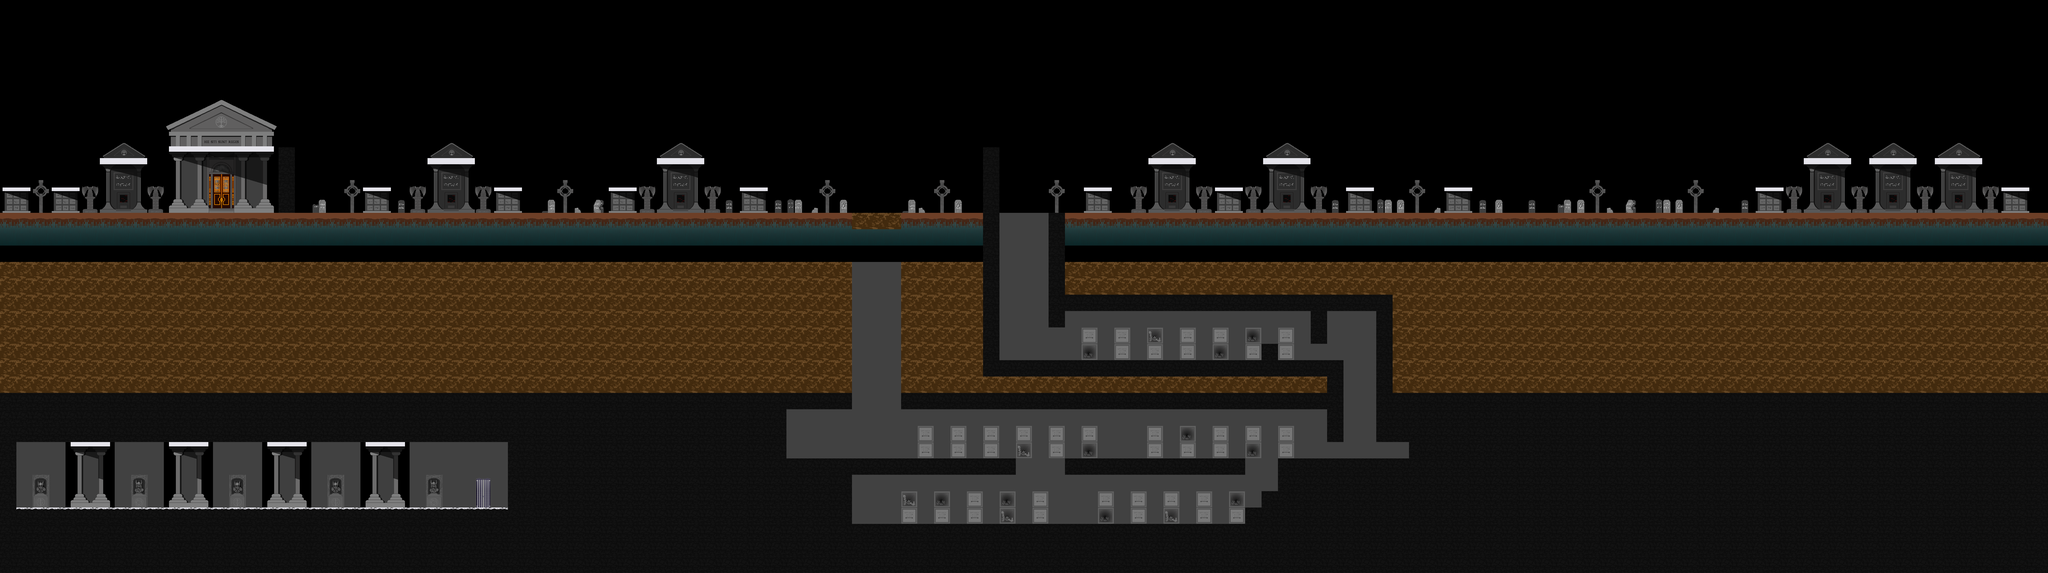

Tiled map render using the project's own tile images. Description and the map definition, with tile-layer contents summarised, below:
An orthogonal 125x35 tile map with 64x64 px tiles, 2 tile layers (derriere, solides), 1 hidden layer not drawn and 102 objects (escalier, checkPoint4, checkPoint3, checkPoint1, checkPoint2, ...).

<map version="1.4" tiledversion="1.4.3" orientation="orthogonal" renderorder="right-down" width="125" height="35" tilewidth="64" tileheight="64" infinite="0" nextlayerid="37" nextobjectid="162">
 <tileset firstgid="1" name="tableauTiledTilesetCimetiere2" tilewidth="64" tileheight="64" tilecount="168" columns="21">
  <image source="tableauTiledTilesetCimetiere2.png" width="1344" height="512" />
  <tile id="0">
   <properties>
    <property name="collides" type="bool" value="true" />
   </properties>
  </tile>
  <tile id="1">
   <properties>
    <property name="collides" type="bool" value="false" />
   </properties>
  </tile>
  <tile id="2">
   <properties>
    <property name="collides" type="bool" value="false" />
   </properties>
  </tile>
  <tile id="3">
   <properties>
    <property name="collides" type="bool" value="false" />
   </properties>
  </tile>
  <tile id="4">
   <properties>
    <property name="collides" type="bool" value="false" />
   </properties>
  </tile>
  <tile id="5">
   <properties>
    <property name="collides" type="bool" value="true" />
   </properties>
  </tile>
  <tile id="6">
   <properties>
    <property name="collides" type="bool" value="true" />
   </properties>
  </tile>
  <tile id="7">
   <properties>
    <property name="collides" type="bool" value="false" />
   </properties>
  </tile>
  <tile id="8">
   <properties>
    <property name="collides" type="bool" value="false" />
   </properties>
  </tile>
  <tile id="9">
   <properties>
    <property name="collides" type="bool" value="false" />
   </properties>
  </tile>
  <tile id="10">
   <properties>
    <property name="collides" type="bool" value="true" />
   </properties>
  </tile>
  <tile id="11">
   <properties>
    <property name="collides" type="bool" value="true" />
   </properties>
  </tile>
  <tile id="12">
   <properties>
    <property name="collides" type="bool" value="false" />
   </properties>
  </tile>
  <tile id="13">
   <properties>
    <property name="collides" type="bool" value="false" />
   </properties>
  </tile>
  <tile id="14">
   <properties>
    <property name="collides" type="bool" value="false" />
   </properties>
  </tile>
  <tile id="15">
   <properties>
    <property name="collides" type="bool" value="false" />
   </properties>
  </tile>
  <tile id="16">
   <properties>
    <property name="collides" type="bool" value="false" />
   </properties>
  </tile>
  <tile id="17">
   <properties>
    <property name="collides" type="bool" value="false" />
   </properties>
  </tile>
  <tile id="18">
   <properties>
    <property name="collides" type="bool" value="false" />
   </properties>
  </tile>
  <tile id="21">
   <properties>
    <property name="collides" type="bool" value="false" />
   </properties>
  </tile>
  <tile id="22">
   <properties>
    <property name="collides" type="bool" value="false" />
   </properties>
  </tile>
  <tile id="23">
   <properties>
    <property name="collides" type="bool" value="false" />
   </properties>
  </tile>
  <tile id="24">
   <properties>
    <property name="collides" type="bool" value="false" />
   </properties>
  </tile>
  <tile id="25">
   <properties>
    <property name="collides" type="bool" value="false" />
   </properties>
  </tile>
  <tile id="26">
   <properties>
    <property name="collides" type="bool" value="false" />
   </properties>
  </tile>
  <tile id="27">
   <properties>
    <property name="collides" type="bool" value="false" />
   </properties>
  </tile>
  <tile id="28">
   <properties>
    <property name="collides" type="bool" value="false" />
   </properties>
  </tile>
  <tile id="29">
   <properties>
    <property name="collides" type="bool" value="false" />
   </properties>
  </tile>
  <tile id="30">
   <properties>
    <property name="collides" type="bool" value="false" />
   </properties>
  </tile>
  <tile id="31">
   <properties>
    <property name="collides" type="bool" value="true" />
   </properties>
  </tile>
  <tile id="32">
   <properties>
    <property name="collides" type="bool" value="true" />
   </properties>
  </tile>
  <tile id="33">
   <properties>
    <property name="collides" type="bool" value="false" />
   </properties>
  </tile>
  <tile id="34">
   <properties>
    <property name="collides" type="bool" value="false" />
   </properties>
  </tile>
  <tile id="35">
   <properties>
    <property name="collides" type="bool" value="false" />
   </properties>
  </tile>
  <tile id="36">
   <properties>
    <property name="collides" type="bool" value="false" />
   </properties>
  </tile>
  <tile id="37">
   <properties>
    <property name="collides" type="bool" value="false" />
   </properties>
  </tile>
  <tile id="38">
   <properties>
    <property name="collides" type="bool" value="false" />
   </properties>
  </tile>
  <tile id="39">
   <properties>
    <property name="collides" type="bool" value="false" />
   </properties>
  </tile>
  <tile id="42">
   <properties>
    <property name="collides" type="bool" value="false" />
   </properties>
  </tile>
  <tile id="43">
   <properties>
    <property name="collides" type="bool" value="false" />
   </properties>
  </tile>
  <tile id="44">
   <properties>
    <property name="collides" type="bool" value="false" />
   </properties>
  </tile>
  <tile id="45">
   <properties>
    <property name="collides" type="bool" value="false" />
   </properties>
  </tile>
  <tile id="46">
   <properties>
    <property name="collides" type="bool" value="false" />
   </properties>
  </tile>
  <tile id="47">
   <properties>
    <property name="collides" type="bool" value="true" />
   </properties>
  </tile>
  <tile id="48">
   <properties>
    <property name="collides" type="bool" value="false" />
   </properties>
  </tile>
  <tile id="49">
   <properties>
    <property name="collides" type="bool" value="false" />
   </properties>
  </tile>
  <tile id="50">
   <properties>
    <property name="collides" type="bool" value="false" />
   </properties>
  </tile>
  <tile id="51">
   <properties>
    <property name="collides" type="bool" value="false" />
   </properties>
  </tile>
  <tile id="52">
   <properties>
    <property name="collides" type="bool" value="false" />
   </properties>
  </tile>
  <tile id="53">
   <properties>
    <property name="collides" type="bool" value="false" />
   </properties>
  </tile>
  <tile id="54">
   <properties>
    <property name="collides" type="bool" value="false" />
   </properties>
  </tile>
  <tile id="55">
   <properties>
    <property name="collides" type="bool" value="false" />
   </properties>
  </tile>
  <tile id="56">
   <properties>
    <property name="collides" type="bool" value="false" />
   </properties>
  </tile>
  <tile id="57">
   <properties>
    <property name="collides" type="bool" value="false" />
   </properties>
  </tile>
  <tile id="58">
   <properties>
    <property name="collides" type="bool" value="false" />
   </properties>
  </tile>
  <tile id="59">
   <properties>
    <property name="collides" type="bool" value="false" />
   </properties>
  </tile>
  <tile id="60">
   <properties>
    <property name="collides" type="bool" value="false" />
   </properties>
  </tile>
  <tile id="63">
   <properties>
    <property name="collides" type="bool" value="false" />
   </properties>
  </tile>
  <tile id="64">
   <properties>
    <property name="collides" type="bool" value="false" />
   </properties>
  </tile>
  <tile id="65">
   <properties>
    <property name="collides" type="bool" value="false" />
   </properties>
  </tile>
  <tile id="66">
   <properties>
    <property name="collides" type="bool" value="false" />
   </properties>
  </tile>
  <tile id="67">
   <properties>
    <property name="collides" type="bool" value="false" />
   </properties>
  </tile>
  <tile id="68">
   <properties>
    <property name="collides" type="bool" value="true" />
   </properties>
  </tile>
  <tile id="69">
   <properties>
    <property name="collides" type="bool" value="true" />
   </properties>
  </tile>
  <tile id="70">
   <properties>
    <property name="collides" type="bool" value="true" />
   </properties>
  </tile>
  <tile id="71">
   <properties>
    <property name="collides" type="bool" value="true" />
   </properties>
  </tile>
  <tile id="72">
   <properties>
    <property name="collides" type="bool" value="true" />
   </properties>
  </tile>
  <tile id="73">
   <properties>
    <property name="collides" type="bool" value="true" />
   </properties>
  </tile>
  <tile id="74">
   <properties>
    <property name="collides" type="bool" value="false" />
   </properties>
  </tile>
  <tile id="75">
   <properties>
    <property name="collides" type="bool" value="false" />
   </properties>
  </tile>
  <tile id="76">
   <properties>
    <property name="collides" type="bool" value="false" />
   </properties>
  </tile>
  <tile id="77">
   <properties>
    <property name="collides" type="bool" value="false" />
   </properties>
  </tile>
  <tile id="78">
   <properties>
    <property name="collides" type="bool" value="false" />
   </properties>
  </tile>
  <tile id="79">
   <properties>
    <property name="collides" type="bool" value="false" />
   </properties>
  </tile>
  <tile id="80">
   <properties>
    <property name="collides" type="bool" value="false" />
   </properties>
  </tile>
  <tile id="81">
   <properties>
    <property name="collides" type="bool" value="false" />
   </properties>
  </tile>
  <tile id="84">
   <properties>
    <property name="collides" type="bool" value="false" />
   </properties>
  </tile>
  <tile id="85">
   <properties>
    <property name="collides" type="bool" value="false" />
   </properties>
  </tile>
  <tile id="86">
   <properties>
    <property name="collides" type="bool" value="false" />
   </properties>
  </tile>
  <tile id="87">
   <properties>
    <property name="collides" type="bool" value="false" />
   </properties>
  </tile>
  <tile id="88">
   <properties>
    <property name="collides" type="bool" value="false" />
   </properties>
  </tile>
  <tile id="89">
   <properties>
    <property name="collides" type="bool" value="false" />
   </properties>
  </tile>
  <tile id="90">
   <properties>
    <property name="collides" type="bool" value="true" />
   </properties>
  </tile>
  <tile id="91">
   <properties>
    <property name="collides" type="bool" value="true" />
   </properties>
  </tile>
  <tile id="92">
   <properties>
    <property name="collides" type="bool" value="true" />
   </properties>
  </tile>
  <tile id="93">
   <properties>
    <property name="collides" type="bool" value="true" />
   </properties>
  </tile>
  <tile id="94">
   <properties>
    <property name="collides" type="bool" value="true" />
   </properties>
  </tile>
  <tile id="95">
   <properties>
    <property name="collides" type="bool" value="false" />
   </properties>
  </tile>
  <tile id="96">
   <properties>
    <property name="collides" type="bool" value="false" />
   </properties>
  </tile>
  <tile id="97">
   <properties>
    <property name="collides" type="bool" value="false" />
   </properties>
  </tile>
  <tile id="98">
   <properties>
    <property name="collides" type="bool" value="false" />
   </properties>
  </tile>
  <tile id="99">
   <properties>
    <property name="collides" type="bool" value="false" />
   </properties>
  </tile>
  <tile id="100">
   <properties>
    <property name="collides" type="bool" value="false" />
   </properties>
  </tile>
  <tile id="101">
   <properties>
    <property name="collides" type="bool" value="false" />
   </properties>
  </tile>
  <tile id="102">
   <properties>
    <property name="collides" type="bool" value="false" />
   </properties>
  </tile>
  <tile id="105">
   <properties>
    <property name="collides" type="bool" value="false" />
   </properties>
  </tile>
  <tile id="106">
   <properties>
    <property name="collides" type="bool" value="false" />
   </properties>
  </tile>
  <tile id="107">
   <properties>
    <property name="collides" type="bool" value="false" />
   </properties>
  </tile>
  <tile id="108">
   <properties>
    <property name="collides" type="bool" value="false" />
   </properties>
  </tile>
  <tile id="109">
   <properties>
    <property name="collides" type="bool" value="false" />
   </properties>
  </tile>
  <tile id="110">
   <properties>
    <property name="collides" type="bool" value="false" />
   </properties>
  </tile>
  <tile id="111">
   <properties>
    <property name="collides" type="bool" value="false" />
   </properties>
  </tile>
  <tile id="112">
   <properties>
    <property name="collides" type="bool" value="false" />
   </properties>
  </tile>
  <tile id="113">
   <properties>
    <property name="collides" type="bool" value="false" />
   </properties>
  </tile>
  <tile id="114">
   <properties>
    <property name="collides" type="bool" value="false" />
   </properties>
  </tile>
  <tile id="115">
   <properties>
    <property name="collides" type="bool" value="false" />
   </properties>
  </tile>
  <tile id="116">
   <properties>
    <property name="collides" type="bool" value="false" />
   </properties>
  </tile>
  <tile id="117">
   <properties>
    <property name="collides" type="bool" value="false" />
   </properties>
  </tile>
  <tile id="118">
   <properties>
    <property name="collides" type="bool" value="false" />
   </properties>
  </tile>
  <tile id="119">
   <properties>
    <property name="collides" type="bool" value="false" />
   </properties>
  </tile>
  <tile id="120">
   <properties>
    <property name="collides" type="bool" value="false" />
   </properties>
  </tile>
  <tile id="121">
   <properties>
    <property name="collides" type="bool" value="false" />
   </properties>
  </tile>
  <tile id="122">
   <properties>
    <property name="collides" type="bool" value="false" />
   </properties>
  </tile>
  <tile id="123">
   <properties>
    <property name="collides" type="bool" value="false" />
   </properties>
  </tile>
  <tile id="126">
   <properties>
    <property name="collides" type="bool" value="false" />
   </properties>
  </tile>
  <tile id="127">
   <properties>
    <property name="collides" type="bool" value="false" />
   </properties>
  </tile>
  <tile id="128">
   <properties>
    <property name="collides" type="bool" value="false" />
   </properties>
  </tile>
  <tile id="129">
   <properties>
    <property name="collides" type="bool" value="false" />
   </properties>
  </tile>
  <tile id="130">
   <properties>
    <property name="collides" type="bool" value="false" />
   </properties>
  </tile>
  <tile id="131">
   <properties>
    <property name="collides" type="bool" value="false" />
   </properties>
  </tile>
  <tile id="132">
   <properties>
    <property name="collides" type="bool" value="false" />
   </properties>
  </tile>
  <tile id="133">
   <properties>
    <property name="collides" type="bool" value="false" />
   </properties>
  </tile>
  <tile id="134">
   <properties>
    <property name="collides" type="bool" value="false" />
   </properties>
  </tile>
  <tile id="135">
   <properties>
    <property name="collides" type="bool" value="false" />
   </properties>
  </tile>
  <tile id="136">
   <properties>
    <property name="collides" type="bool" value="false" />
   </properties>
  </tile>
  <tile id="137">
   <properties>
    <property name="collides" type="bool" value="false" />
   </properties>
  </tile>
  <tile id="138">
   <properties>
    <property name="collides" type="bool" value="false" />
   </properties>
  </tile>
  <tile id="139">
   <properties>
    <property name="collides" type="bool" value="false" />
   </properties>
  </tile>
  <tile id="140">
   <properties>
    <property name="collides" type="bool" value="false" />
   </properties>
  </tile>
  <tile id="141">
   <properties>
    <property name="collides" type="bool" value="false" />
   </properties>
  </tile>
  <tile id="142">
   <properties>
    <property name="collides" type="bool" value="false" />
   </properties>
  </tile>
  <tile id="143">
   <properties>
    <property name="collides" type="bool" value="false" />
   </properties>
  </tile>
  <tile id="144">
   <properties>
    <property name="collides" type="bool" value="false" />
   </properties>
  </tile>
 </tileset>
 <layer id="3" name="devant" width="125" height="35" visible="0" locked="1">
  <data>[4375 cells, 0 non-empty, 0 distinct tile ids]</data>
 </layer>
 <layer id="2" name="derriere" width="125" height="35">
  <data>[4375 cells, 2528 non-empty, 91 distinct tile ids]</data>
 </layer>
 <layer id="1" name="solides" width="125" height="35">
  <properties>
   <property name="collides" type="bool" value="false" />
  </properties>
  <data>[4375 cells, 514 non-empty, 6 distinct tile ids]</data>
 </layer>
 <objectgroup id="17" name="escaliers">
  <object id="108" name="escalier" gid="69" x="1856" y="1984" width="64" height="64" />
 </objectgroup>
 <objectgroup id="4" name="stars">
  <object id="16" gid="70" x="576" y="1984" width="64" height="64" />
  <object id="19" gid="70" x="832" y="512" width="64" height="64" />
  <object id="22" gid="70" x="1439.5" y="823.5" width="64" height="64" />
  <object id="24" gid="70" x="2398.5" y="815" width="64" height="64" />
  <object id="27" gid="70" x="34" y="822" width="64" height="64" />
  <object id="28" gid="70" x="4766" y="822" width="64" height="64" />
  <object id="29" gid="70" x="5670" y="822" width="64" height="64" />
  <object id="30" gid="70" x="7842" y="820" width="64" height="64" />
  <object id="31" gid="70" x="1952" y="824" width="64" height="64" />
  <object id="32" gid="70" x="2912" y="818" width="64" height="64" />
  <object id="38" gid="70" x="4544" y="2048" width="64" height="64" />
  <object id="39" gid="70" x="4288" y="2048" width="64" height="64" />
  <object id="40" gid="70" x="3904" y="2048" width="64" height="64" />
  <object id="41" gid="70" x="3968" y="1792" width="64" height="64" />
  </objectgroup>
 <objectgroup id="5" name="checkPoints">
  <!-- 4 objects omitted --></objectgroup>
 <objectgroup id="6" name="flyingMonsters">
  <!-- 4 objects omitted --></objectgroup>
 <objectgroup id="7" name="zombies">
  <!-- 7 objects omitted --></objectgroup>
 <objectgroup id="20" name="bougies">
  <!-- 3 objects omitted --></objectgroup>
 <objectgroup id="32" name="bougies1">
  <!-- 2 objects omitted --></objectgroup>
 <objectgroup id="33" name="bougies2">
  <!-- 2 objects omitted --></objectgroup>
 <objectgroup id="34" name="bougies3">
  <!-- 2 objects omitted --></objectgroup>
 <objectgroup id="8" name="torches">
  <!-- 4 objects omitted --></objectgroup>
 <objectgroup id="21" name="torches1">
  <!-- 4 objects omitted --></objectgroup>
 <objectgroup id="22" name="torches2">
  <!-- 3 objects omitted --></objectgroup>
 <objectgroup id="23" name="torches3">
  <!-- 2 objects omitted --></objectgroup>
 <objectgroup id="24" name="torches4">
  <!-- 1 objects omitted --></objectgroup>
 <objectgroup id="25" name="torches5">
  <!-- 1 objects omitted --></objectgroup>
 <objectgroup id="26" name="torches6">
  <!-- 1 objects omitted --></objectgroup>
 <objectgroup id="28" name="torches7">
  <!-- 1 objects omitted --></objectgroup>
 <objectgroup id="29" name="torches8">
  <!-- 1 objects omitted --></objectgroup>
 <objectgroup id="9" name="aurore" />
 <objectgroup id="16" name="rocheQuiRoule">
  <!-- 2 objects omitted --></objectgroup>
 <objectgroup id="10" name="vase">
  <!-- 12 objects omitted --></objectgroup>
 <objectgroup id="18" name="solFragilePierre">
  <!-- 3 objects omitted --></objectgroup>
 <objectgroup id="15" name="solFragile">
  <!-- 3 objects omitted --></objectgroup>
 <objectgroup id="11" name="bossSpectre">
  <!-- 1 objects omitted --></objectgroup>
 <objectgroup id="12" name="sacdos" />
 <objectgroup id="13" name="spectres" />
 <objectgroup id="14" name="squelettes">
  <!-- 11 objects omitted --></objectgroup>
</map>
<!-- 87 of 102 objects omitted -->
